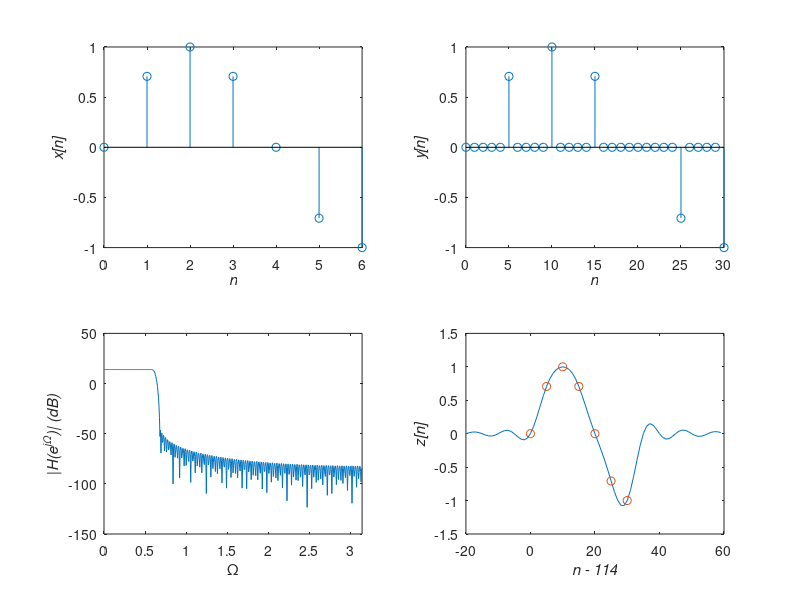

This figure's MATLAB source:
% test the design of a Kaiser filter
% Copyright 1999 by Todd K. Moon

L = 5;
% see [717], p. 65 and DSP (Opp. & Schafer), p. 455
op = pi/L;
os = op+.1;
%oc = (op+os)/2;
oc = op;
delta = .001;

A = -20*log10(delta);
delo = os - op;
beta = .1102*(A-8.7);     % if A>50
M = floor((A-8)/(2.285*delo)+1);
alpha = M/2;

n = 0:M;

h = sinc(oc/pi*(n - alpha));   % sinc has the pi already in it
h = h .* besseli(0, beta*sqrt(1-((n-alpha)/alpha).^2))/besseli(0,beta);

t = 0:6
f = sin(pi*t/4);
fl = [];
newt = [];
for j=1:length(t)
  fl(L*(j-1)+1) = f(j);
  newt(j) = 115+(j-1)*L;
end
y = conv(fl,h);
yp = y(alpha-20:alpha+50);
 
subplot(2,2,1)
stem(t,f);
xlabel('\itn');
ylabel('\itx[\itn]');

subplot(2,2,2)
stem(0:length(fl)-1,fl);
xlabel('\itn');
ylabel('\ity[\itn]');

[H,w] = freqz(h,1);
subplot(2,2,3);
plot(w,20*log10(abs(H)));
axis([0 pi -150 50]);
xlabel('\Omega');
ylabel('|\itH(\ite^{j\Omega})| (dB)')

subplot(2,2,4)
yp = y(alpha-20:alpha+60);
plot((alpha-20:alpha+60) - newt(1),yp,newt-newt(1),f,'o');
axis([-20 60 -1.5 1.5]);
xlabel('\itn - 114');
ylabel('\itz[\itn]');
print -dps ../pictures/filtinterp.ps
